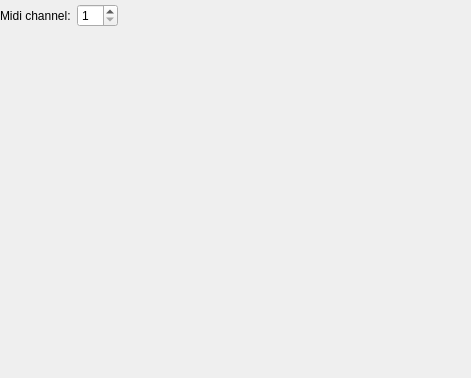
<ui version="4.0" >
 <class>uiVoiceProperties</class>
 <widget class="QWidget" name="uiVoiceProperties" >
  <property name="geometry" >
   <rect>
    <x>0</x>
    <y>0</y>
    <width>471</width>
    <height>378</height>
   </rect>
  </property>
  <property name="windowTitle" >
   <string>Voice properties</string>
  </property>
  <widget class="QWidget" name="layoutWidget" >
   <property name="geometry" >
    <rect>
     <x>0</x>
     <y>0</y>
     <width>471</width>
     <height>31</height>
    </rect>
   </property>
   <layout class="QHBoxLayout" >
    <item>
     <widget class="QLabel" name="uiMidiChanneLabel" >
      <property name="text" >
       <string>Midi channel:</string>
      </property>
     </widget>
    </item>
    <item>
     <widget class="QSpinBox" name="uiMidiChannel" >
      <property name="minimum" >
       <number>1</number>
      </property>
      <property name="maximum" >
       <number>16</number>
      </property>
     </widget>
    </item>
    <item>
     <spacer>
      <property name="orientation" >
       <enum>Qt::Horizontal</enum>
      </property>
      <property name="sizeType" >
       <enum>QSizePolicy::MinimumExpanding</enum>
      </property>
      <property name="sizeHint" stdset="0" >
       <size>
        <width>40</width>
        <height>20</height>
       </size>
      </property>
     </spacer>
    </item>
   </layout>
  </widget>
 </widget>
 <resources/>
 <connections/>
</ui>
